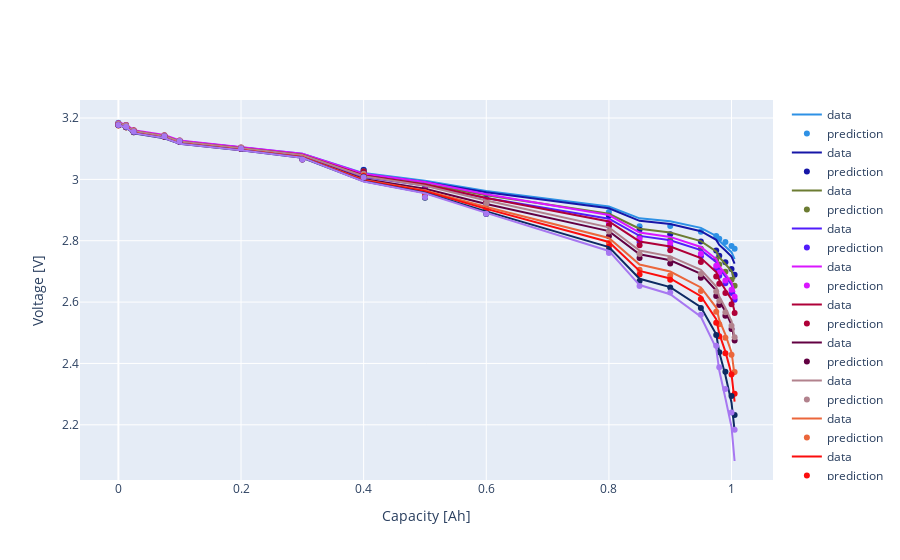

The code cell stored with this chart in its notebook:
### Code cell
fig = go.Figure()
for i in range(0, len(X_test), batch_size):
    V_actual = y_test[i:i+batch_size,0]
    V_pred = model.predict(X_test[i:i+batch_size],verbose=0)[:,0]
    fig.add_trace(go.Scatter(x = Q_eval, y = V_actual*(3.5-1.9)+1.9, 
                             mode='lines', name = 'data', 
                             line_color = pallete[i]))
    fig.add_trace(go.Scatter(x = Q_eval, y = V_pred*(3.5-1.9)+1.9,
                             mode='markers', name = 'prediction', 
                             line_color = pallete[i]))
fig.update_yaxes(title="Voltage [V]")
fig.update_xaxes(title="Capacity [Ah]")
